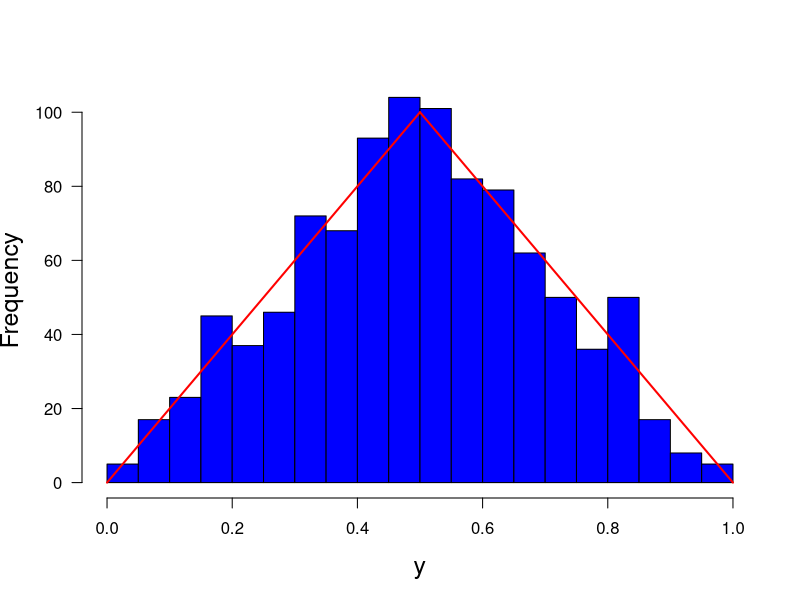

This figure's R source:
print('file: RandomRNfromTentHist.R')
# histogram of 1000 random numbers from tent PDF
set.seed(1953) # set seed for random number generators
L = 1000; r = runif(L);  # uniformly distributed random numbers
y = numeric(L)        # array of length L
for (k in 1:L) {      # transformation y(x)
  x = r[k];
  if (x < 0.5) {y[k] = sqrt(x/2)}
  else {y[k] = 1-sqrt((1-x)/2)}}
nob = floor(sqrt(L))  # number of bins 
# floor(x) = rounding to largest integer not greater than x
# png('tenthist160722.png',width=16,height=12,units='cm',res=300)
out = hist(y,nob,xlab='y',ylab='Frequency',main='',col='blue',las=1,cex.lab=1.5)
Xh = out$breaks; # bin coordinates (Xh)
dx = Xh[2]-Xh[1]; c = L*dx; # scale factor
xp1 = c(0,1/2); yp1 = c(0,2);   # q(y) = 4*y   => 2 for y=1/2
xp2 = c(1/2,1); yp2 = c(2,0);   # q(y) = 4-4*y => 2 for y=1/2
lines(xp1,yp1*c,type='l',col='red',lwd=2)
lines(xp2,yp2*c,type='l',col='red',lwd=2)
# dev.off()
